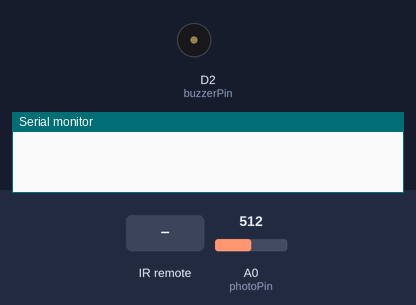
Bench run of a sketch on a simulated ESP8266 (NodeMCU). Shown: buzzer (waves = sounding, pin HIGH), the last lines printed to the serial monitor. The test bench sets the inputs (shaded band); at power-on: A0 (photoPin) = 512.

Above: at 1.2 s.
1.3 s: infrared code 0xFF38C7 received
At 2.0 s:
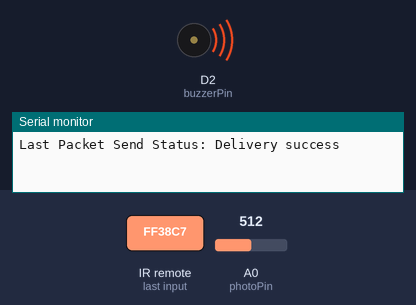
3.7 s: A0 (photoPin) set to 306
At 5.6 s:
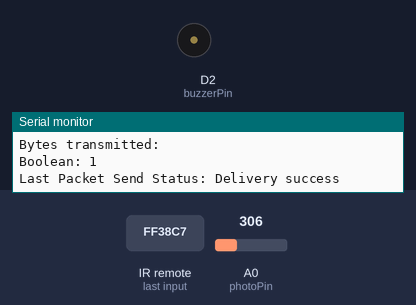
Timing chart, 0 to 7.1 s (numbered marks = the images above; inputs shaded):
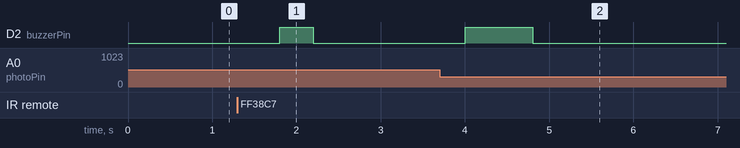

The sketch:

esp32-master.ino
```cpp
#include <ESP8266WiFi.h>
#include <espnow.h>
#include <IRremoteESP8266.h>
#include <IRrecv.h>
//!!!!!
IRrecv irrecv(D1);
decode_results results;
//TR
// ALICININ MAC ADRESI
//ENG
//THE MAC ADDRESS OF THE RECEIVER
uint8_t broadcastAddress[] = { 0xAA, 0xBB, 0xCC, 0xDD, 0xEE, 0xFF };
unsigned long ok_button = 0xFF38C7;

int photoPin = A0;
int buzzerPin = D2;
// Structure example to send data
// Must match the receiver structure
struct struct_message {
  int laser;
  bool burglar_mode;
};
bool burglar_mode = false;
bool a;
bool b;
int measurement = 0;
// Create a struct_message called myData
struct_message myData;
// Callback when data is sent
void OnDataSent(uint8_t *mac_addr, uint8_t sendStatus) {
  Serial.print("Last Packet Send Status: ");
  if (sendStatus == 0) {
    Serial.println("Delivery success\n");
  } else {
    Serial.println("Delivery fail\n");
  }
}

void setup() {
  // Init Serial Monitor
  Serial.begin(115200);
  irrecv.enableIRIn();
  pinMode(photoPin, INPUT);
  pinMode(buzzerPin, OUTPUT);
  myData.laser = 0;
  // Set device as a Wi-Fi Station
  WiFi.mode(WIFI_STA);

  // Init ESP-NOW
  if (esp_now_init() != 0) {
    Serial.println("Error initializing ESP-NOW");
    return;
  }

  // Once ESPNow is successfully Init, we will register for Send CB to
  // get the status of Trasnmitted packet
  esp_now_set_self_role(ESP_NOW_ROLE_CONTROLLER);
  esp_now_register_send_cb(OnDataSent);

  // Register peer
  esp_now_add_peer(broadcastAddress, ESP_NOW_ROLE_SLAVE, 1, NULL, 0);
}
void loop() {
  // Set values to send
  //Serial.println(measurement);
  if (irrecv.decode(&results)) {
    if (results.value == ok_button) {
      burglar_mode = !burglar_mode;
      myData.burglar_mode = burglar_mode;
      digitalWrite(buzzerPin, HIGH);
      esp_now_send(broadcastAddress, (uint8_t *)&myData, sizeof(myData));
      delay(400);
      digitalWrite(buzzerPin, LOW);
    }
    irrecv.resume();
  }
  delay(600);
  if (measurement - analogRead(A0) > 100) {
    a = true;
    //Serial.println("a");
  }
  if (measurement - analogRead(A0) < -100) {
    //Serial.println("b");
    b = true;
  }
  if (a == true && b == true) {
    if (burglar_mode)
    {
      digitalWrite(buzzerPin, HIGH);
      Serial.println("Bytes transmitted: ");
      Serial.print("Boolean: ");
      Serial.println(myData.burglar_mode);
      esp_now_send(broadcastAddress, (uint8_t *)&myData, sizeof(myData));
      delay(800);
      digitalWrite(buzzerPin, LOW);
    }
    a = false;
    b = false;
    delay(400);
    measurement = analogRead(A0);
    //Serial.println(myData.laser);

    if (burglar_mode == false) {
      myData.laser += 1;
      Serial.println("Bytes transmitted: ");
      Serial.print("Int: ");
      Serial.println(myData.laser);
      delay(400);
      // Allow data to get out of the UART
      esp_now_send(broadcastAddress, (uint8_t *)&myData, sizeof(myData));
      delay(400);
    }
    //Serial.println("READY");
  }
  measurement = analogRead(A0);
}
```

Measured:
- after the input at 1.3 s, D2 (buzzerPin): LOW → HIGH after 0.50 s, → LOW 0.40 s later
- after the input at 3.7 s, D2 (buzzerPin): LOW → HIGH after 0.30 s, → LOW 0.80 s later
